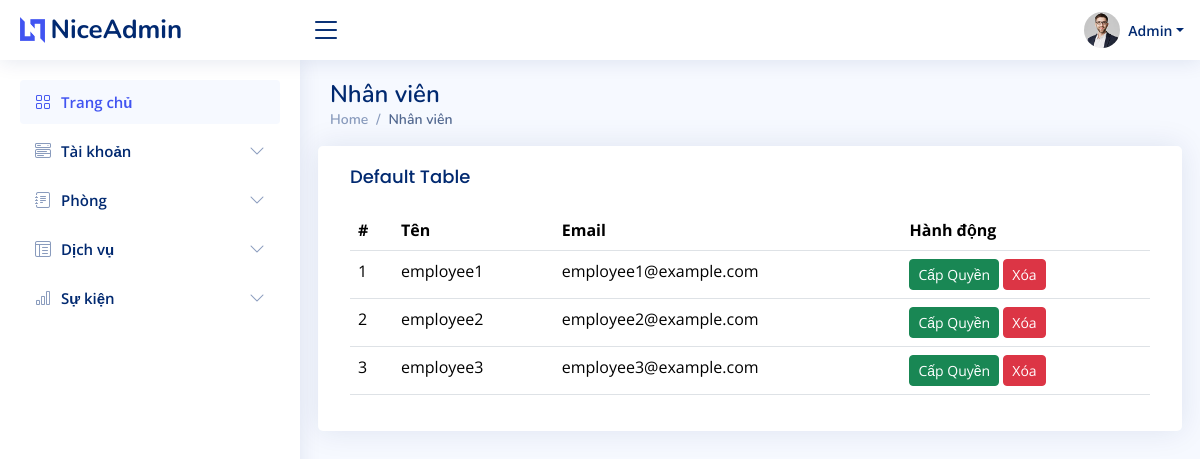
/admin_dashboard/employees (signed in), run on an earlier commit of the app's database.
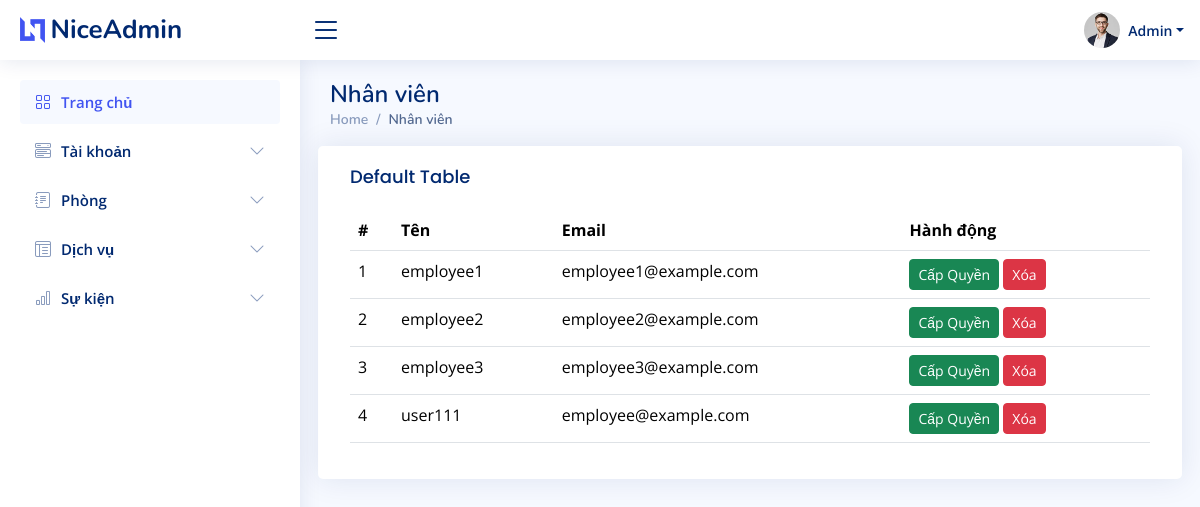
And on a later commit of the database.
### admin_custom/models.py (models this page shows)
class Employee(models.Model):
    user = models.OneToOneField(User, on_delete=models.CASCADE)
    position = models.CharField(max_length=100)
    department = models.CharField(max_length=100)
    class Meta:
        permissions = [
            ("can_view_employee_post", "Can view employee post"),
            ("can_create_employee_post", "Can create employee post"),
            ("can_edit_employee_post", "Can edit employee post"),
            ("can_delete_employee_post", "Can delete employee post"),
        ]

### admin_custom/views.py (the view, shortened to what this page needs)
# urls.py: path('admin_dashboard/employees', admin_custom.admin_employee, name='manage_employees'),
@permission_required('auth.change_user', raise_exception=True)  # Yêu cầu quyền chỉnh sửa người dùng
def admin_employee(request):
    employees = Employee.objects.all()
    return render(request, "admin/employee.html", {"employees": employees})

### home/Templates/admin/employee.html (shortened to what this page needs)
{% load static %}
<!DOCTYPE html>
<html lang="en">
<head>
  <link href="{% static 'assets/vendor/bootstrap/css/bootstrap.min.css' %}" rel="stylesheet" />
  <link href="{% static 'assets/vendor/bootstrap-icons/bootstrap-icons.css' %}" rel="stylesheet" />
  <link href="{% static 'assets/vendor/boxicons/css/boxicons.min.css' %}" rel="stylesheet" />
  <link href="{% static 'assets/vendor/quill/quill.snow.css' %}" rel="stylesheet" />
  <link href="{% static 'assets/vendor/quill/quill.bubble.css' %}" rel="stylesheet" />
  <link href="{% static 'assets/vendor/remixicon/remixicon.css' %}" rel="stylesheet" />
  <link href="{% static 'assets/vendor/simple-datatables/style.css' %}" rel="stylesheet" />
  <link href="{% static 'assets/css/style.css' %}" rel="stylesheet" />
</head>
<body>
  {% include 'includes/admin/header.html' %}
  {% include 'includes/admin/sidebar.html' %}
  <main id="main" class="main">
    <div class="pagetitle">
      <h1>Nhân viên</h1>
      <nav>
        <ol class="breadcrumb">
          <li class="breadcrumb-item">
            <a href="index.html">Home</a>
          </li>
          <li class="breadcrumb-item active">Nhân viên</li>
        </ol>
      </nav>
    </div>
    <section class="section dashboard">
      <div class="row">
        <div class="card">
          <div class="card-body">
            <h5 class="card-title">Default Table</h5>
            <table class="table">
              <thead>
                <tr>
                  <th scope="col">#</th>
                  <th scope="col">Tên</th>
                  <th scope="col">Email</th>
                  <th scope="col">Hành động</th>
                </tr>
              </thead>
              <tbody>
                {% for employee in employees %}
                <tr>
                  <td>{{ employee.id }}</td>
                  <td>{{ employee.user.username }}</td>
                  <td>{{ employee.user.email }}</td>
                  <td>
                    {% if 'admin_custom.can_edit_post' in employee.user.get_all_permissions %}
                      <form method="POST" style="display:inline-block;">
                        {% csrf_token %}
                        <input type="hidden" name="user_id" value="{{ employee.user.id }}">
                        <input type="hidden" name="permission" value="can_edit_post">
                        <button type="submit" name="action" value="remove" class="btn btn-danger btn-sm">Xóa Quyền</button>
                      </form>
                    {% else %}
                      <form method="POST" style="display:inline-block;">
                        <button type="submit" name="action" value="add" class="btn btn-success btn-sm">Cấp Quyền</button>
                      </form>
                    {% endif %}
                    <form method="POST" action="{% url 'delete_employee' employee.id %}" style="display:inline;">
                      <button type="submit" class="btn btn-danger btn-sm">Xóa</button>
                    </form>
                  </td>
                </tr>
                {% endfor %}
              </tbody>
            </table>
          </div>
        </div>
      </div>
    </section>
  </main>
</body>
</html>

What changed in the data, as far as the page shows it:
added Employee: id "4", user.username "user111", user.email "employee@example.com"
